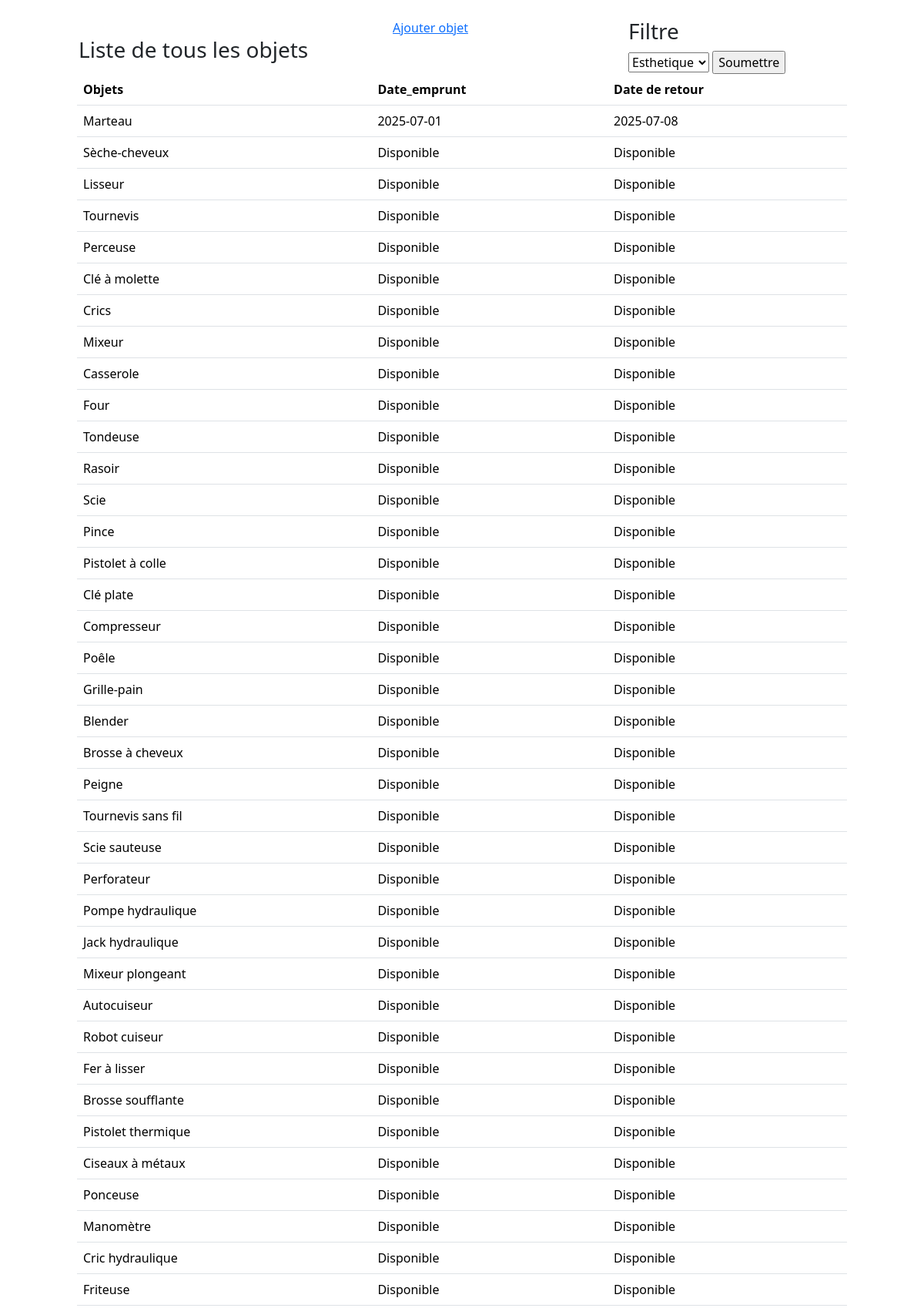
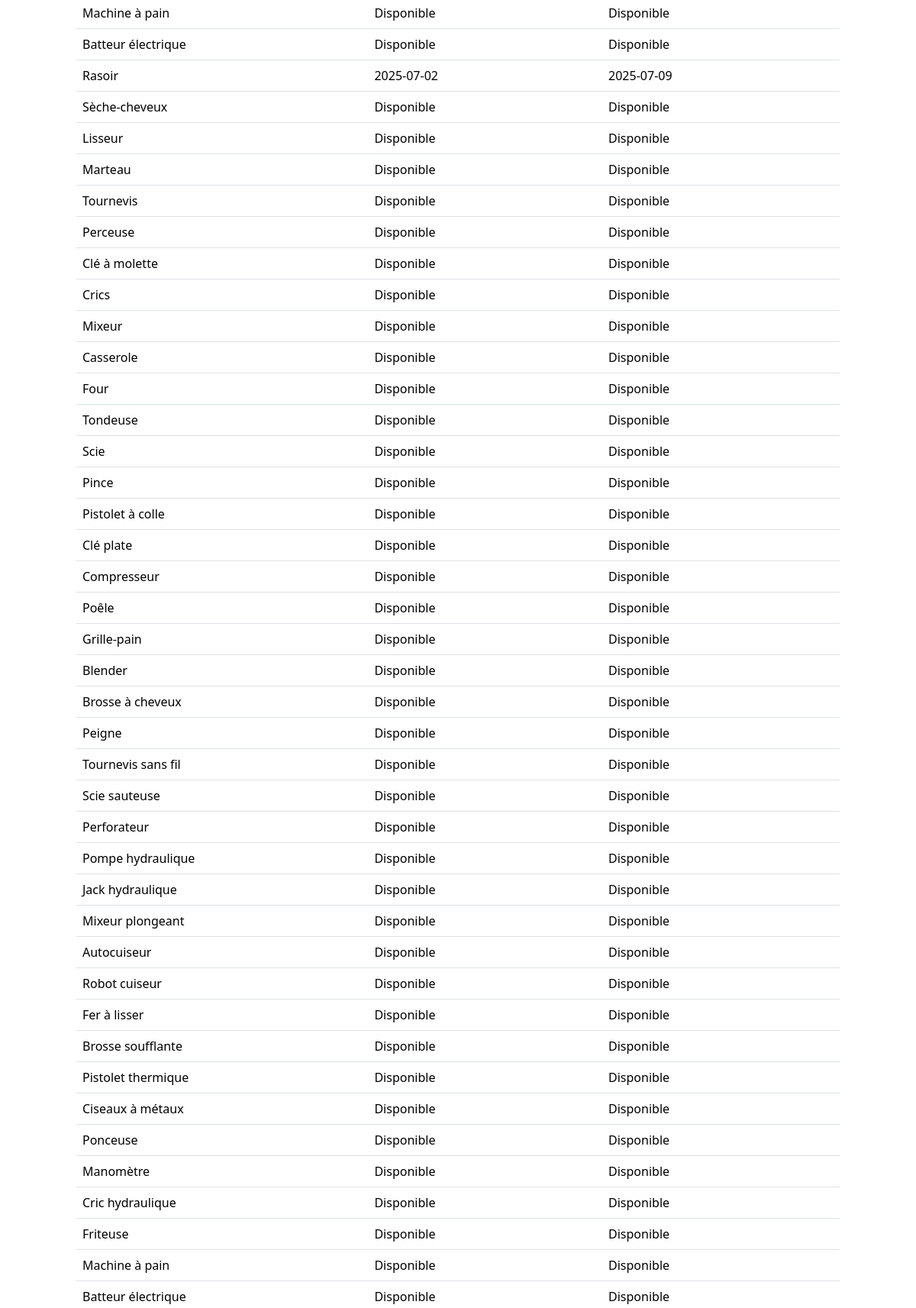
Page /pages/accueil.php (upper part) on the committed database (2 pictures, top to bottom).
### tables this page shows
create table emprunt(
    id_emprunt int primary key auto_increment,
    id_objet int,
    id_membre int,
    date_emprunt date,
    date_retour date
);

create table objet(
    id_objet int primary key auto_increment,
    nom_objet varchar(50),
    id_categorie int,
    id_membre int
);

### inc/connexion.php (called while the page is built, shortened)
<?php
function dbconnect()
{
    static $connect = null;
    if ($connect === null) {
        $connect = mysqli_connect('localhost', 'root', '', 'emprunt');
        mysqli_set_charset($connect, 'utf8mb4');
    }
    return $connect;
} ?>

### inc/functions.php (called while the page is built, shortened)
<?php
require("connexion.php");
function current_date()
{
    $sql= "select current_date()";
    $donnee = mysqli_query(dbconnect(), $sql);
    $result = mysqli_fetch_assoc($donnee);
}
function liste_objet($id_objet)
{
    $sql= "select * from objet where id_objet != $id_objet";
    $donnee = mysqli_query(dbconnect(), $sql);
    $result = array();
    while ($pub = mysqli_fetch_assoc($donnee))
    {
        $result[] = $pub;
    }
    return $result;
}
function liste_emprunts()
{
    $sql= "select * from emprunt
    join objet on emprunt.id_objet=objet.id_objet";
    $donnee = mysqli_query(dbconnect(), $sql);
    $result = array();
    while ($pub = mysqli_fetch_assoc($donnee))
    {
        if($pub['date_retour'] < current_date())
        {
            $pub['date_retour']== NULL;
        }
        $result[] = $pub;
    }
    return $result;
}
function liste_categorie()
{
    $sql = "select * from categorie_objet";
    $donnee = mysqli_query(dbconnect(), $sql);
    while ($pub = mysqli_fetch_assoc($donnee))
    {
        $result[] = $pub;
    }
    return $result;
}
?>

### pages/accueil.php (the view, shortened to what this page needs)
<?php
include("../inc/functions.php");;
$categorie = liste_categorie();
$emprunt = liste_emprunts();
?>
<!DOCTYPE html>
<html lang="en">
<head>
    <link href="../assets/css/bootstrap.min.css" rel="stylesheet">
</head>
<body>
    <div class="row">
        <div class="col-lg-4 offset-1">
            <h3 class="mt-5">Liste de tous les objets</h3>
        </div>
        <div class="col-lg-2 mt-4">
            <a href="" >Ajouter objet</a>
        </div>
        <div class="col-lg-4 offset-1">
            <div class="row">
                <h3 class="mt-4">Filtre</h3>
                <form action="traitement_filtre.php" method="get">
                    <select name="filtre">
                        <?php foreach ($categorie as $c) { ?>
                            <option value="<?= $c['id_categorie'] ?>"><?= $c['nom_categorie'] ?></option>
                        <?php } ?>
                    </select>
                    <input type="submit" value="Soumettre">
                </form>
            </div>
        </div>
    </div>
    <div class="col-lg-10 offset-1 ">
        <table class="table table-hover">
            <tr>
                <td><strong>Objets</strong></td>
                <td><strong>Date_emprunt</strong></td>
                <td><strong>Date de retour</strong></td>
            </tr>
            <?php foreach ($emprunt as $e) { ?>
                <tr>
                    <td><?= $e['nom_objet'] ?></td>
                    <td><?= $e['date_emprunt'] ?></td>
                    <td><?= $e['date_retour'] ?></td>
                </tr>
                <?php $objet = liste_objet($e['id_objet']); ?>
                <?php foreach ($objet as $o) { ?>
                    <tr>
                        <td><?= $o['nom_objet'] ?></td>
                        <td>Disponible</td>
                        <td>Disponible</td>
                    </tr>
                <?php } ?>
            <?php } ?>
        </table>
    </div>
</body>
</html>

### rows in the picture
emprunt: id_objet.nom_objet "Marteau", date_emprunt "2025-07-01", date_retour "2025-07-08"
objet: nom_objet "Sèche-cheveux"
objet: nom_objet "Lisseur"
objet: nom_objet "Tournevis"
objet: nom_objet "Perceuse"
objet: nom_objet "Clé à molette"
objet: nom_objet "Crics"
objet: nom_objet "Mixeur"
objet: nom_objet "Casserole"
objet: nom_objet "Four"
objet: nom_objet "Tondeuse"
objet: nom_objet "Rasoir"
objet: nom_objet "Scie"
objet: nom_objet "Pince"
objet: nom_objet "Pistolet à colle"
objet: nom_objet "Clé plate"
objet: nom_objet "Compresseur"
objet: nom_objet "Poêle"
objet: nom_objet "Grille-pain"
objet: nom_objet "Blender"
objet: nom_objet "Brosse à cheveux"
objet: nom_objet "Peigne"
objet: nom_objet "Tournevis sans fil"
objet: nom_objet "Scie sauteuse"
objet: nom_objet "Perforateur"
objet: nom_objet "Pompe hydraulique"
objet: nom_objet "Jack hydraulique"
objet: nom_objet "Mixeur plongeant"
objet: nom_objet "Autocuiseur"
objet: nom_objet "Robot cuiseur"
objet: nom_objet "Fer à lisser"
objet: nom_objet "Brosse soufflante"
objet: nom_objet "Pistolet thermique"
objet: nom_objet "Ciseaux à métaux"
objet: nom_objet "Ponceuse"
objet: nom_objet "Manomètre"
objet: nom_objet "Cric hydraulique"
objet: nom_objet "Friteuse"
objet: nom_objet "Machine à pain"
objet: nom_objet "Batteur électrique"
emprunt: id_objet.nom_objet "Rasoir", date_emprunt "2025-07-02", date_retour "2025-07-09"
objet: nom_objet "Marteau"

### other values in the picture
form field filtre "Esthetique"
